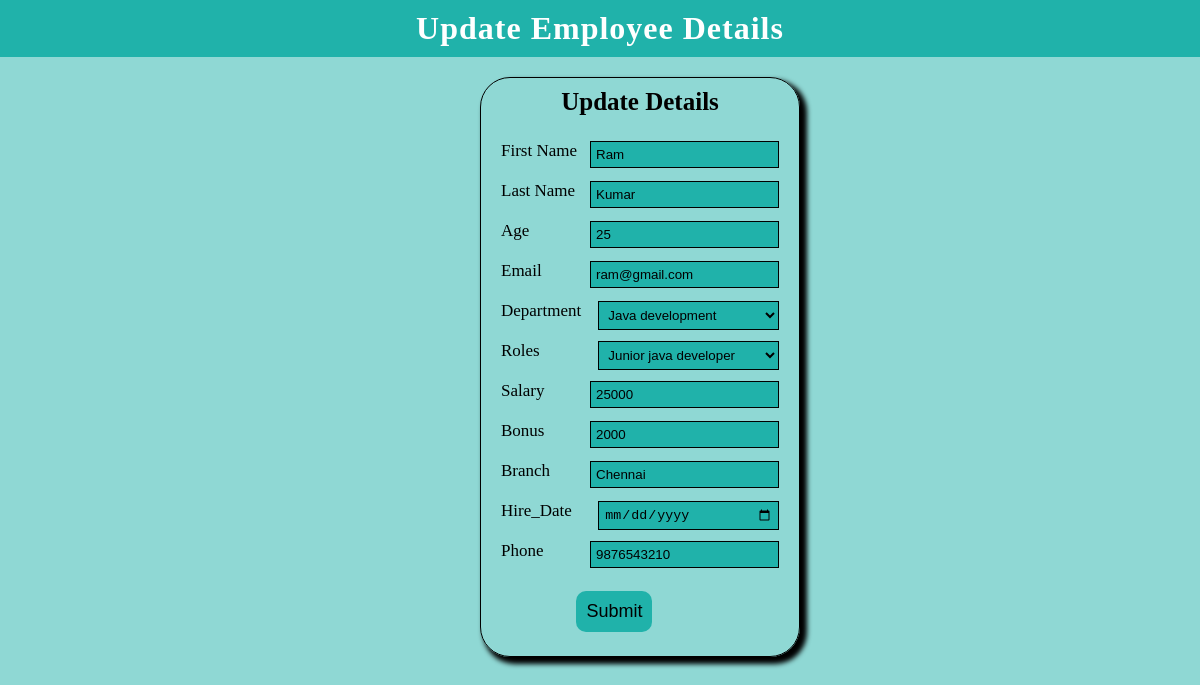
Screenshot of /updateEmployeeDetails/1 with the database file from the repository.
### company/models.py (models this page shows, shortened)
class employee(models.Model):
    First_name=models.CharField(max_length=100,default=" ")
    Last_name=models.CharField(max_length=100,default=" ")
    Age=models.IntegerField(max_length=100,default="")
    Email=models.CharField(max_length=100,default=" ")
    Dept=models.ForeignKey(Department,on_delete=models.CASCADE)
    Salary=models.IntegerField(max_length=100,default="")
    Bonus=models.IntegerField(max_length=100,default="")
    Roles=models.ForeignKey(Role,on_delete=models.CASCADE)
    Branch=models.CharField(max_length=100,default=" ")
    Hire_Date=models.DateField()
    Phone=models.IntegerField(max_length=100,default="")

class Department(models.Model):
    name=models.CharField(max_length=100,default=" ")
    def __str__(self):
        return self.name

class Role(models.Model):
    name=models.CharField(max_length=100,default=" ")
    def __str__(self):
        return self.name

### company/views.py (the view, shortened to what this page needs)
# urls.py: path('updateEmployeeDetails/<int:id>',views.updateEmployeeDetails,name='updateEmployeeDetails'),
def updateEmployeeDetails(request,id):
    data_1=employee.objects.get(id=id)
    departD=Department.objects.all()
    rolesD=Role.objects.all()
    return render(request,'update1.html',{'dataValue':data_1,'departData':departD,'roleData':rolesD})

### company/Templates/update1.html (shortened to what this page needs)
<!DOCTYPE html>
<html lang="en">
<head>
    {% load static %}
    <link rel="stylesheet" href="{% static 'style.css'%}">
</head>
<body style="background-color: rgba(32, 178, 170,0.5);">
    <h1>Update Employee details</h1>
    {% block content%}
    <form action="/updateEmployeeDetails/{{dataValue.id}}" method="POST" autocomplete="off" class="addForm">
        <h3>Update Details</h3>
        <div class="form-group">
            <label for="first_name">First Name</label>
            <input type="text" name="first_name" id="first_name" value="{{dataValue.First_name}}">
        </div>
        <div class="form-group">
            <label for="last_name">Last Name</label>
            <input type="text" name="last_name" id="last_name" value="{{dataValue.Last_name}}">
        </div>
        <div class="form-group">
            <label for="age">Age</label>
            <input type="text" name="age" id="age" value="{{dataValue.Age}}">
        </div>
        <div class="form-group">
            <label for="email">Email</label>
            <input type="text" name="email" id="email" value="{{dataValue.Email}}">
        </div>
        <div class="form-group">
            <label for="department">Department</label>
            <select name="department" id="department">
                <option value="select">{{dataValue.Dept}}</option>
            </select>
        </div>
        <div class="form-group">
            <label for="roles">Roles</label>
            <select name="roles" id="roles">
                <option value="select">{{dataValue.Roles}}</option>
            </select>
        </div>
        <div class="form-group">
            <label for="salary">Salary</label>
            <input type="text" name="salary" id="salary" value="{{dataValue.Salary}}">
        </div>
        <div class="form-group">
            <label for="bonus">Bonus</label>
            <input type="text" name="bonus" id="bonus" value="{{dataValue.Bonus}}">
        </div>
        <div class="form-group">
            <label for="branch">Branch</label>
            <input type="text" name="branch" id="branch" value="{{dataValue.Branch}}">
        </div>
        <div class="form-group">
            <label for="hire_date">Hire_Date</label>
            <input type="date" name="hire_date" id="hire_date" value="{{dataValue.Hire_Date}}">
        </div>
        <div class="form-group">
            <label for="phone">Phone</label>
            <input type="text" name="phone" id="phone" value="{{dataValue.Phone}}">
        </div>
        <div class="sumbit">
            <button type="submit">Submit</button>
        </div>
    </form>
    {% endblock %}
</body>
</html>

### company/static/style.css (style rules this page uses)
* { margin:0; padding:0; box-sizing: border-box; }
body { overflow-x: hidden; }
h1 { width:100vw; background-color: lightseagreen; color:white; text-transform: capitalize; text-align: center; padding:10px 0px; letter-spacing: 1px; }
.addForm { width:320px; height:580px; margin: 20px 40%; border: 1px solid black; border-radius: 30px; box-shadow: 5px 5px 5px 2px black; }
.addForm h3 { text-align: center; font-size: 25px; font-weight: bolder; margin-top: 10px ; margin-bottom: 20px; }
.addForm .form-group { margin: 10px 15px; padding:5px; }
.addForm .form-group label { font-size: 17px; font-weight: 400; }
.addForm .form-group input { float: right; padding:5px; background-color: lightseagreen; border: 1px solid black; }
.addForm .form-group #roles { width:65%; float: right; padding:5px; background-color: lightseagreen; border: 1px solid black; }
.addForm .form-group #department { width:65%; float: right; padding:5px; background-color: lightseagreen; border: 1px solid black; }
.addForm .form-group #hire_date { width:65%; }
.addForm .sumbit button { margin:15px 30%; padding:10px; background-color:lightseagreen ; font-size: 18px; color:black; border:none; border-radius: 10px; }

### rows the page displays
employee: first_name "Ram", last_name "Kumar", age "25", email "ram@gmail.com", department "Java development", roles "Junior java developer", salary "25000", bonus "2000", branch "Chennai", phone "9876543210"
